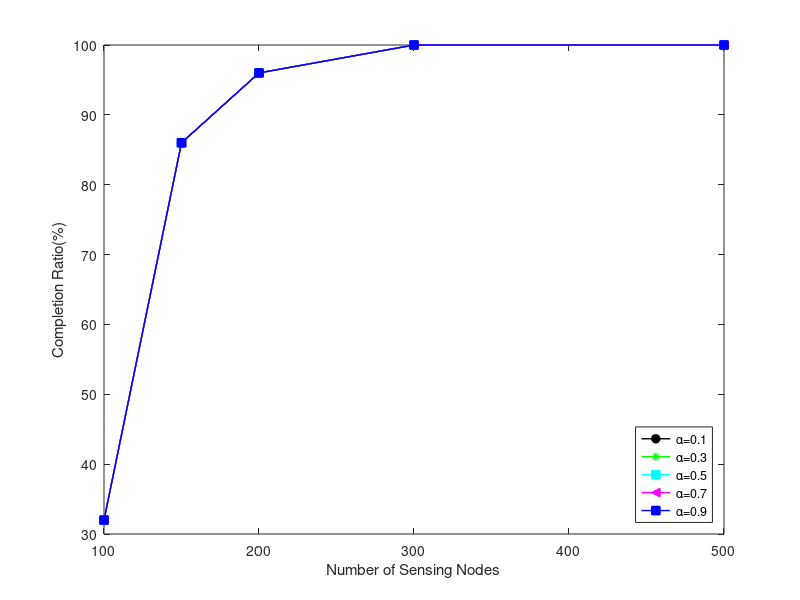

Here is the MATLAB script that generated this plot:
clc;
clear;

x = [100 150 200 300 500];
y1 = [32 86 96 100 100];
y2 = [32 86 96 100 100];
y3 = [32 86 96 100 100];
y4 = [32 86 96 100 100];
y5 = [32 86 96 100 100];

figure;
fi = plot(x,y1,'-oblack','LineWidth',1.0,'MarkerFaceColor','black');hold on;
     plot(x,y2,'-*green','LineWidth',1.0);hold on;
     plot(x,y3,'-scyan','LineWidth',1.0,'MarkerFaceColor','cyan');hold on;
     plot(x,y4,'-<magenta','LineWidth',1.0,'MarkerFaceColor','magenta');hold on;
     plot(x,y5,'-sblue','LineWidth',1.0,'MarkerFaceColor','blue');
     %plot(x,y6,'-pblack','LineWidth',1.0,'MarkerFaceColor','black')
     
%set(gca,'YTickLabel',{'','','20%','','40%','','60%','','80%','','100%'},'LineWidth',0.5)
xlabel('Number of Sensing Nodes');
ylabel('Completion Ratio(%)')

legend('\alpha=0.1','\alpha=0.3','\alpha=0.5','\alpha=0.7','\alpha=0.9','NTD','Location','SouthEast');
%legend('boxoff');
%grid on;
%axes('Parent',f1,'FontSize',12,'FontName','Times','LineWidth',1.5);
